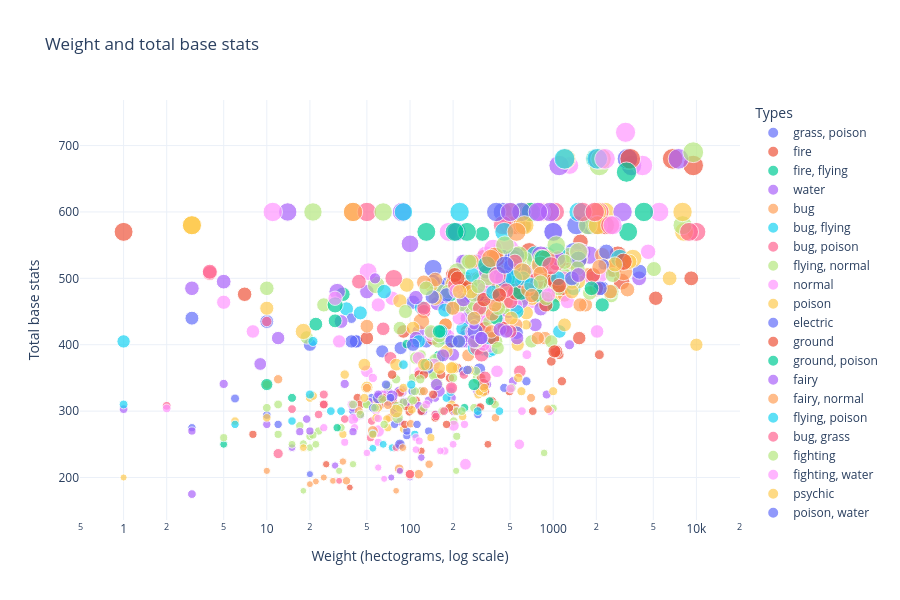

The cell this chart's notebook holds for it:
### Code cell
fig = px.scatter(
    analysis,
    x="weight",
    y="total_base_stats",
    size="base_experience",
    color="types",
    hover_name="name",
    log_x=True,
    title="Weight and total base stats",
    labels={"weight": "Weight (hectograms, log scale)", "total_base_stats": "Total base stats", "types": "Types"},
)
fig.update_layout(template="plotly_white", height=600)
fig.show()
